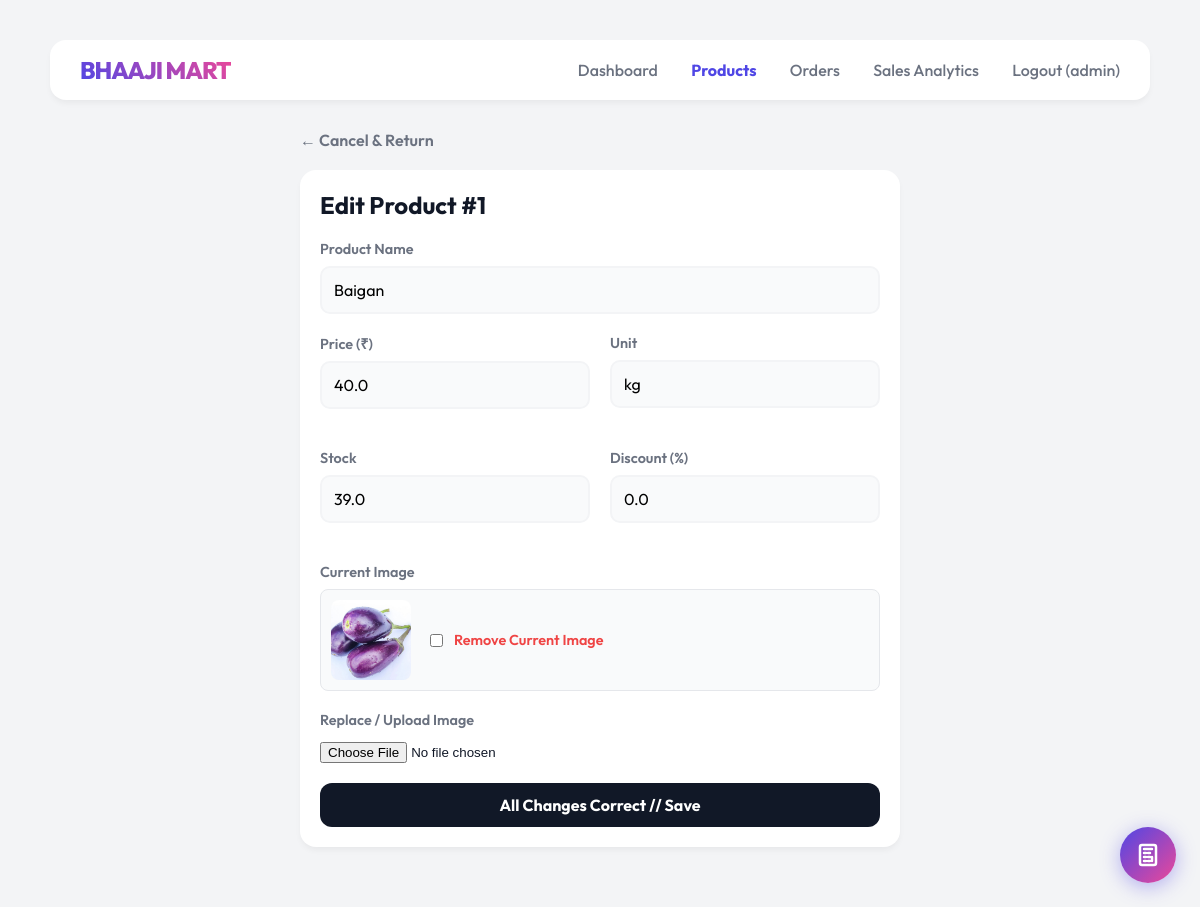
The app's page /edit_product/1 (signed in), older data.
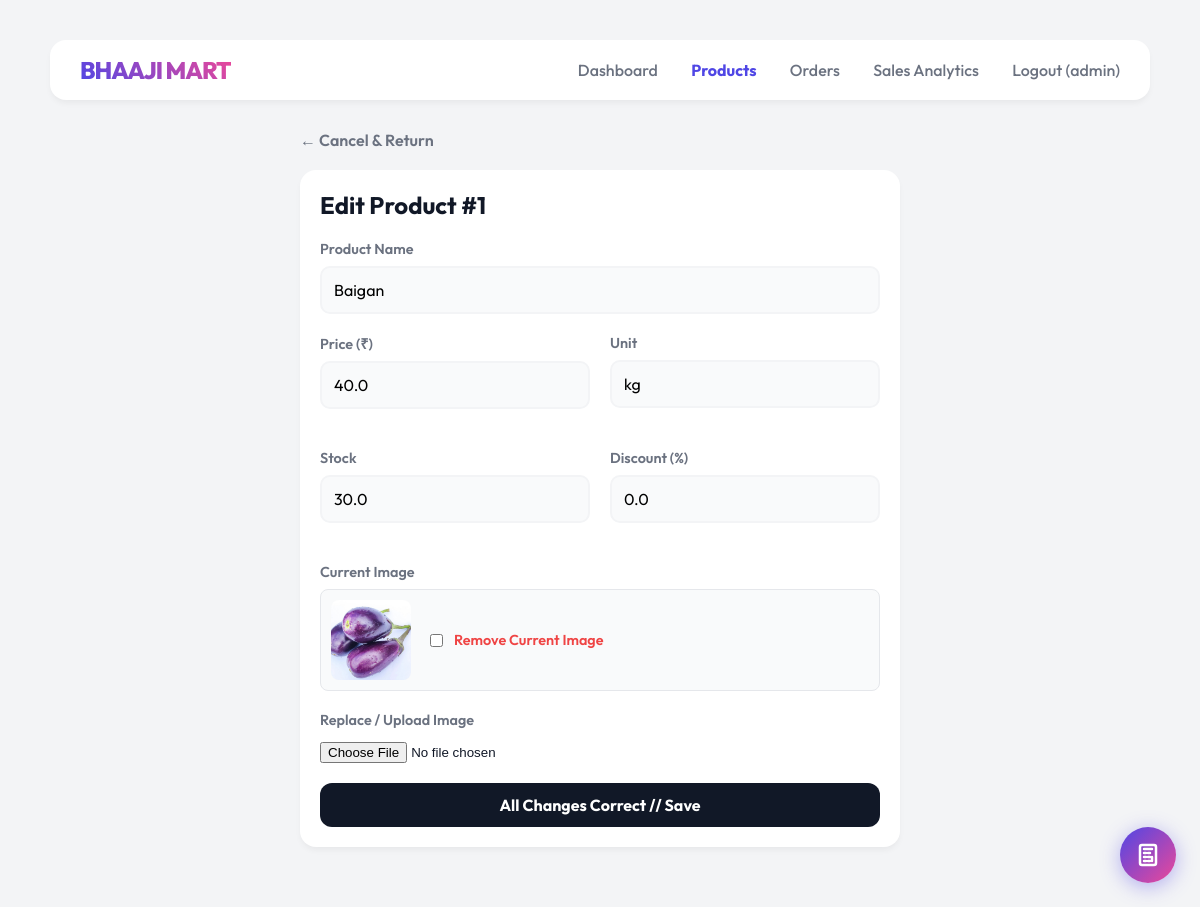
The same page, newer data.
### tables this page shows
CREATE TABLE products (
        product_id INTEGER PRIMARY KEY AUTOINCREMENT,
        name TEXT NOT NULL,
        price REAL NOT NULL,
        unit TEXT NOT NULL,
        stock REAL NOT NULL DEFAULT 0 CHECK(stock >= 0),
        discount REAL NOT NULL DEFAULT 0 CHECK(discount >= 0 AND discount <= 100)
    , image_url TEXT);

### backend/app.py (the view, shortened to what this page needs)
@app.route("/edit_product/<int:product_id>", methods=["GET", "POST"])
@admin_required
def edit_product(product_id):
    product = get_product(product_id)
    return render_template("edit_product.html", product=product)

### backend/app.py (called while the page is built)
@login_manager.user_loader
def load_user(user_id):
    conn = get_connection()
    user_data = conn.execute("SELECT * FROM users WHERE id = ?", (user_id,)).fetchone()
    conn.close()
    if user_data:
        return User(user_data['id'], user_data['username'], user_data['password_hash'], user_data['role'])
    return None

def admin_required(f):
    @wraps(f)
    @login_required
    def decorated_function(*args, **kwargs):
        if current_user.role != 'admin':
            return "403 Forbidden: Admins only", 403
        return f(*args, **kwargs)
    return decorated_function

@app.context_processor
def inject_cart_count():
    if current_user.is_authenticated and current_user.role == 'customer':
        return {"cart_count": get_cart_count(current_user.id)}
    return {"cart_count": 0}

### backend/db.py (called while the page is built)
def get_connection():
    conn = sqlite3.connect(DB_NAME)
    conn.row_factory = sqlite3.Row
    return conn

### backend/products.py (called while the page is built)
def get_product(product_id):
    conn = get_connection()
    product = conn.execute(
        "SELECT * FROM products WHERE product_id = ?", (product_id,)
    ).fetchone()
    conn.close()
    return product

### templates/edit_product.html
{% extends "base.html" %}
{% block content %}
<div class="container" style="max-width: 600px;">
    <div style="margin-bottom: 20px;">
        <a href="/products" style="text-decoration: none; color: var(--text-sub); font-weight: 600;">← Cancel &
            Return</a>
    </div>
    <div class="card">
        <h2 style="margin-top: 0; margin-bottom: 20px;">Edit Product #{{ product.product_id }}</h2>
        <form action="/edit_product/{{ product.product_id }}" method="POST" enctype="multipart/form-data">
            <div class="form-group">
                <label>Product Name</label>
                <input type="text" name="name" value="{{ product.name }}" required>
            </div>
            <div style="display: grid; grid-template-columns: 1fr 1fr; gap: 20px;">
                <div class="form-group">
                    <label>Price (₹)</label>
                    <input type="number" name="price" step="0.01" value="{{ product.price }}" required>
                </div>
                <div class="form-group">
                    <label>Unit</label>
                    <input type="text" name="unit" value="{{ product.unit }}" required>
                </div>
            </div>
            <div style="display: grid; grid-template-columns: 1fr 1fr; gap: 20px; margin-top: 20px;">
                <div class="form-group">
                    <label>Stock</label>
                    <input type="number" name="stock" value="{{ product.stock }}" min="0" step="0.001" required>
                </div>
                <div class="form-group">
                    <label>Discount (%)</label>
                    <input type="number" name="discount" value="{{ product.discount }}" min="0" max="100" step="0.1">
                </div>
            </div>
            {% if product.image_url %}
            <div class="form-group" style="margin-top: 20px;">
                <label>Current Image</label>
                <div style="display: flex; align-items: center; gap: 15px; background: #f9fafb; padding: 10px; border-radius: 8px; border: 1px solid #e5e7eb; margin-top: 5px;">
                    <img src="{{ url_for('static', filename=product.image_url) }}" alt="{{ product.name }}" style="width: 80px; height: 80px; object-fit: cover; border-radius: 8px;">
                    <div>
                        <label style="display: flex; align-items: center; gap: 8px; cursor: pointer; color: #ef4444; font-weight: 600; margin-bottom: 0;">
                            <input type="checkbox" name="remove_image" value="true"> Remove Current Image
                        </label>
                    </div>
                </div>
            </div>
            {% endif %}
            <div class="form-group" style="margin-top: 20px; margin-bottom: 20px;">
                <label>Replace / Upload Image</label>
                <input type="file" name="product_image" accept=".png, .jpg, .jpeg, .webp" style="margin-top: 5px;">
            </div>
            <div style="margin-top: 20px;">
                <button type="submit" class="btn btn-block">All Changes Correct // Save</button>
            </div>
        </form>
    </div>
</div>
{% endblock %}

Row changes from the older to the newer data that the page shows:
changed products "Baigan": stock "39.0" → "30.0"
